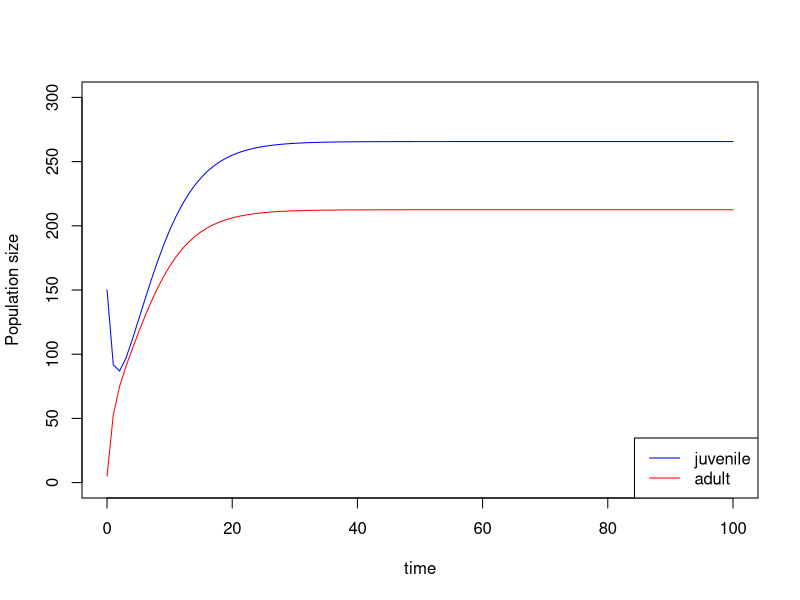

The R script that drew this image:
rm(list = ls())
library(deSolve)

# set up a vector of time-points for the output:
timevec <- seq( 0, 100, by = 1)

# Define parameters
P <- list(b = 1, g = 0.5, mu_j = 0.3, mu_0 = 0.2, c = 0.01)

ja0 <- c(j = 150, a = 5) # initial population sizes

# define the function:
JA_sys <- function(t, ja, P) {
  # extract vector content:
  j <- ja[1] # firt element of the vector
  a <- ja[2] # second element of the vector
  
  # calculate the age-structured rates:
  dJdt <- P$b * a - P$g * j - P$mu_j * j
  dAdt <- P$g * j - P$mu_0 * (1 + P$c * a) * a
  return(list(c(dJdt, dAdt))) # the result as a vector in a list
}

# call the ode function to solve the differential equation:
out <- ode(y = ja0, func = JA_sys, times = timevec, parms = P)


time <- out[,'time'] # extract the time vector
j <- out[,'j'] # extract the juvenile population size vector
a <- out[,'a'] # extract the adult population size vector

# first population sizes over time:
plot( time, j , type='l', col='blue' , ylab='Population size', ylim=c(0,300))
lines( time, a, type='l', col='red')
legend('bottomright', legend=c('juvenile','adult'), col=c('blue','red'), lty=1)
